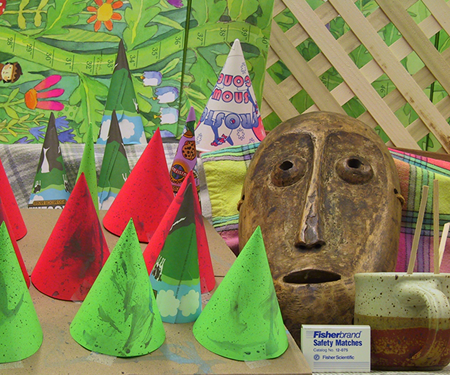
//> input picture SGM_tset/im2.png, 450 x 375 px
$ ./1   (built with g++ and OpenCV 4)
//> lines starting //> are read from the running program, lines starting //| are printed output that depends on the picture; after the words box and inside, x2 and y2 are one past the last pixel; in counts of white or black regions, pixels touching at a corner belong together
#include <iostream>
#include <opencv2/opencv.hpp>
#include </usr/include/opencv2/calib3d/calib3d_c.h>
#include "omp.h"
using namespace std;
using namespace cv;
int   setNumDisparities=1;
int   setblock=1;


void setblock_TrackbarCallback(int , void* )
{
  if(setblock%2==0)
  {setblock=setblock+1;}
  Mat im0 = cv::imread("../im2.png");
  Mat im1 = cv::imread("../im6.png");
  Mat grayLeft,grayRight;

  Mat im3   = Mat(im1.rows, im1.cols, CV_16S);
   cvtColor(im0,grayLeft,COLOR_BGR2GRAY);
   cvtColor(im1,grayRight,COLOR_BGR2GRAY);

    cv::Ptr<cv::StereoSGBM> sgbm = cv::StereoSGBM::create(0,9, setblock);
    int cn = grayLeft.channels();
    sgbm->setP1(8 * cn*setblock*setblock);
    sgbm->setP2(32 * cn*setblock*setblock);
    sgbm->setNumDisparities(setNumDisparities);
    omp_set_num_threads(8);
    //#pragma omp parallel
    sgbm->compute(grayLeft, grayRight, im3);
      im3.convertTo(im3, CV_32F, 1.0/16); //除以16得到真实视差值
     // namedWindow("win",WINDOW_GUI_NORMAL);
      imshow("win",im3);


}
 void setNumDisparities_TrackbarCallback(int , void* )
{

   Mat im0 = cv::imread("../im2.png");
//> im0 is the input picture: 375 rows x 450 cols, CV_8UC3; mean B, G, R 82.3, 130.2, 132.6
  Mat im1 = cv::imread("../im6.png");
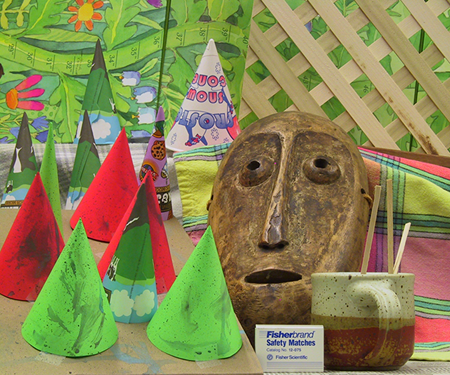
//> input picture SGM_tset/im6.png, 450 x 375 px
//> im1 is the input picture: 375 rows x 450 cols, CV_8UC3; mean B, G, R 83.6, 133.3, 137.4
  Mat grayLeft,grayRight;

  Mat im3   = Mat(im1.rows, im1.cols, CV_16S);
   cvtColor(im0,grayLeft,COLOR_BGR2GRAY);
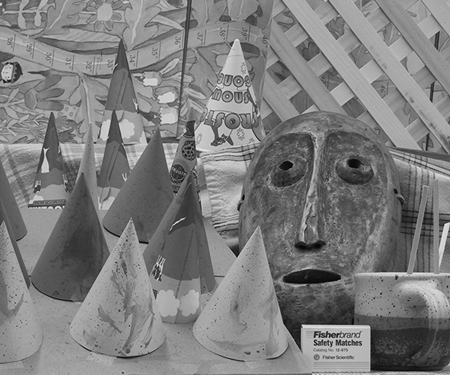
//> grayLeft: 375 rows x 450 cols, CV_8UC1; min 0, max 235, mean 125.5
   cvtColor(im1,grayRight,COLOR_BGR2GRAY);
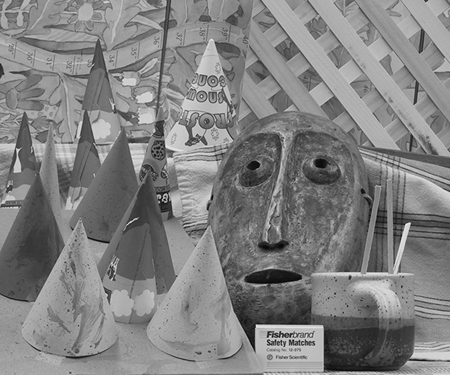
//> grayRight: 375 rows x 450 cols, CV_8UC1; min 0, max 244, mean 128.9

    cv::Ptr<cv::StereoSGBM> sgbm = cv::StereoSGBM::create(0,9, 3);
      int cn = grayLeft.channels();
//> cn = 1
    sgbm->setP1(8 * cn*setblock*setblock);
    sgbm->setP2(32 * cn*setblock*setblock);
    sgbm->setNumDisparities(setNumDisparities);
    omp_set_num_threads(8);
    //#pragma omp parallel
    sgbm->compute(grayLeft, grayRight, im3);
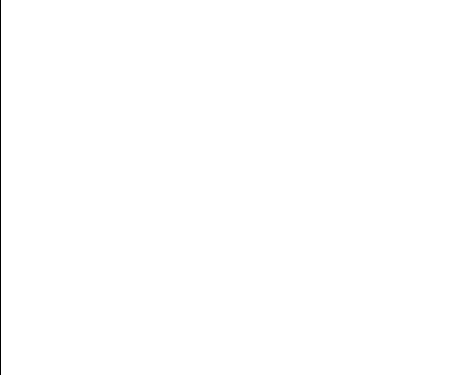
//> im3: 375 rows x 450 cols, CV_16SC1; values -16 (black) and 0 (white), 99.8% white; black in thin lines or dots, all inside (x1, y1, x2, y2) = (0, 0, 1, 375)
      im3.convertTo(im3, CV_32F, 1.0/16); //除以16得到真实视差值
     // namedWindow("win",WINDOW_GUI_NORMAL);
      imshow("win",im3);


};
int main()
{

      namedWindow("win",WINDOW_FREERATIO);
       createTrackbar("setNumDisparities","win",&setNumDisparities,512,setNumDisparities_TrackbarCallback);
       createTrackbar("setblock","win",&setblock,21,setblock_TrackbarCallback);
  // [17 lines of commented-out code are left out]
    waitKey(0);

  return 0;
}
